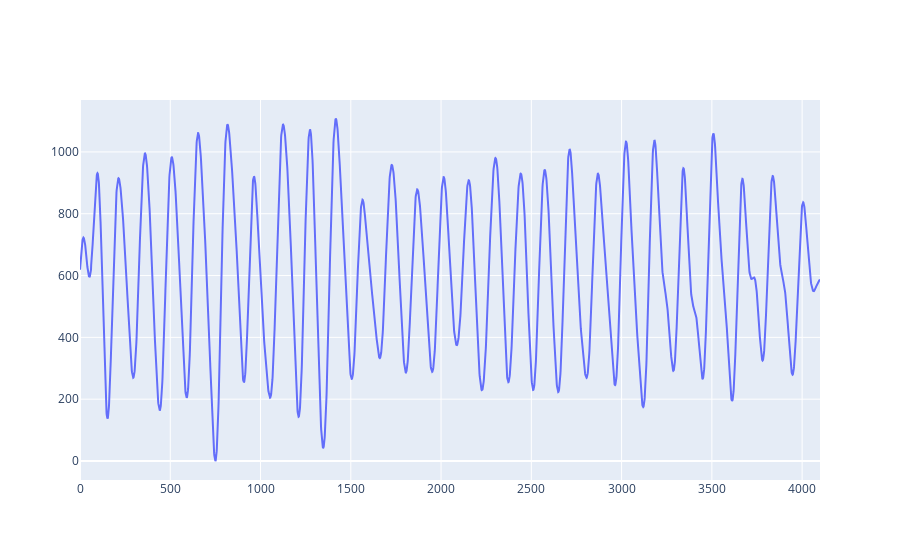

Write notebook code for a chart like this one.
### Code cell
import numpy as np
import pandas as pd
from scipy import signal
import plotly.graph_objects as go
from database_tools.preprocessing.functions import bandpass, find_peaks, beat_similarity
from database_tools.preprocessing.utils import resample_signal

pd.options.plotting.backend = 'plotly'

x = 43

with open(f'data/TX{x}DATAPPG0.txt', 'r') as f:
    ppg_i_data = [l.strip('\n') for l in f.readlines()]

with open(f'data/TX{x}DATAPPG1.txt', 'r') as f:
    ppg_r_data = [l.strip('\n') for l in f.readlines()]

ppg_i = np.array(ppg_i_data[4::]).astype(int)
ppg_i_filt = bandpass(ppg_i, low=0.5, high=8.0, fs=200)
ppg_i_flip = np.max(ppg_i_filt) - ppg_i_filt

ppg_r = np.array(ppg_r_data[4::]).astype(int)
ppg_r_filt = bandpass(ppg_r, low=0.5, high=8.0, fs=200)
ppg_r_flip = np.max(ppg_r_filt) - ppg_r_filt

combined = (ppg_r_flip + ppg_i_flip) / 2

fig = go.Figure()

fig.add_scatter(y=combined, name='combined')

### Figure 1 — Plotly figure (JSON) as saved in the notebook; plotly's stock layout.template omitted (floating-point values rounded to 4 significant figures; data arrays with more than 128 entries replaced by an {"elided": "..."} marker saying what was removed)
{"data": [{"name": "combined", "type": "scatter", "y": {"elided": "4100 float values"}}], "layout": {}}
